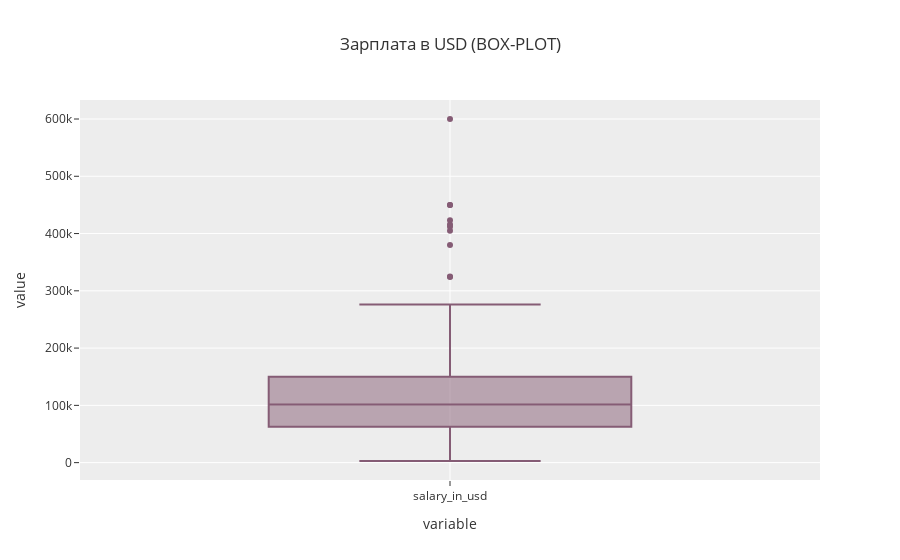

Source (notebook cell):
### Markdown cell above
### salary_in_usd

### Code cell
fig = px.box(df.salary_in_usd, title = 'Зарплата в USD (BOX-PLOT)',
             color_discrete_sequence = [px.colors.qualitative.Antique[0]],
             template = 'ggplot2')
            
fig.show()

### Figure 1 — Plotly figure (JSON) as saved in the notebook; plotly's stock layout.template omitted (floating-point values rounded to 4 significant figures; data arrays with more than 128 entries replaced by an {"elided": "..."} marker saying what was removed)
{"data": [{"alignmentgroup": "True", "hovertemplate": "variable=%{x}<br>value=%{y}<extra></extra>", "legendgroup": "", "marker": {"color": "rgb(133, 92, 117)"}, "name": "", "notched": false, "offsetgroup": "", "orientation": "v", "showlegend": false, "type": "box", "x": {"elided": "607 str values"}, "x0": " ", "xaxis": "x", "y": {"elided": "607 int values"}, "y0": " ", "yaxis": "y"}], "layout": {"boxmode": "group", "legend": {"tracegroupgap": 0}, "title": {"text": "Зарплата в USD (BOX-PLOT)"}, "xaxis": {"anchor": "y", "domain": [0, 1], "title": {"text": "variable"}}, "yaxis": {"anchor": "x", "domain": [0, 1], "title": {"text": "value"}}}}
